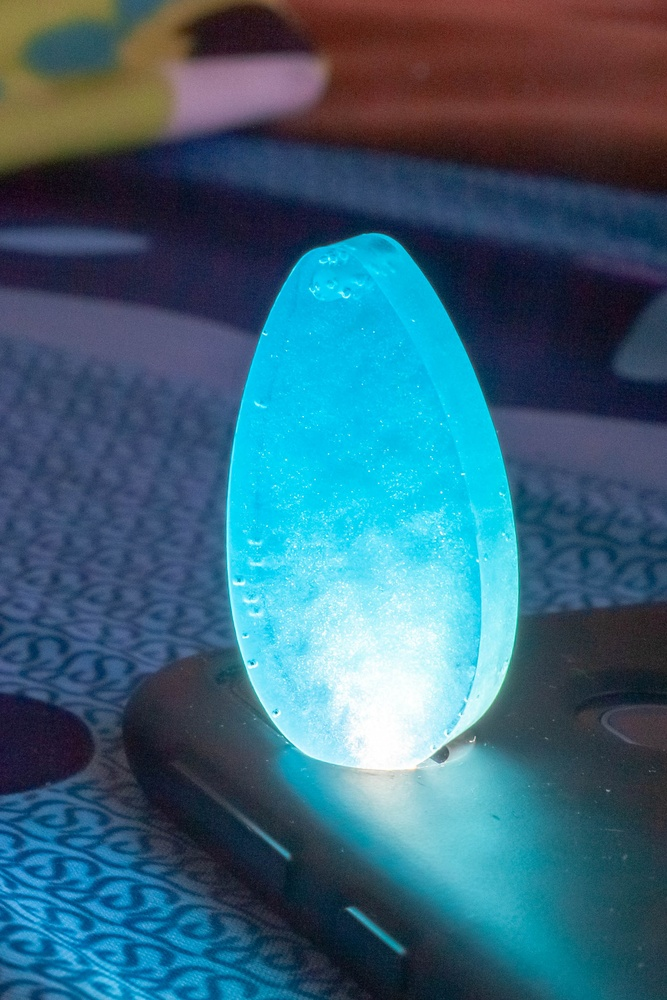
#> input picture cv-basics/color_conversion.jpg, 667 x 1000 px, shrunk from 1802 x 2703 before the run
$ python rotation.py
#> lines starting #> are read from the running program, lines starting #| are printed output that depends on the picture
import cv2
import imutils

if __name__ == '__main__':
    image = cv2.imread('color_conversion.jpg')
#> image is the input picture: shape (1000, 667, 3); mean B, G, R 119.6, 99.3, 56.9

    rotated_cv = cv2.rotate(image,cv2.ROTATE_90_COUNTERCLOCKWISE) #rotation with cropping image
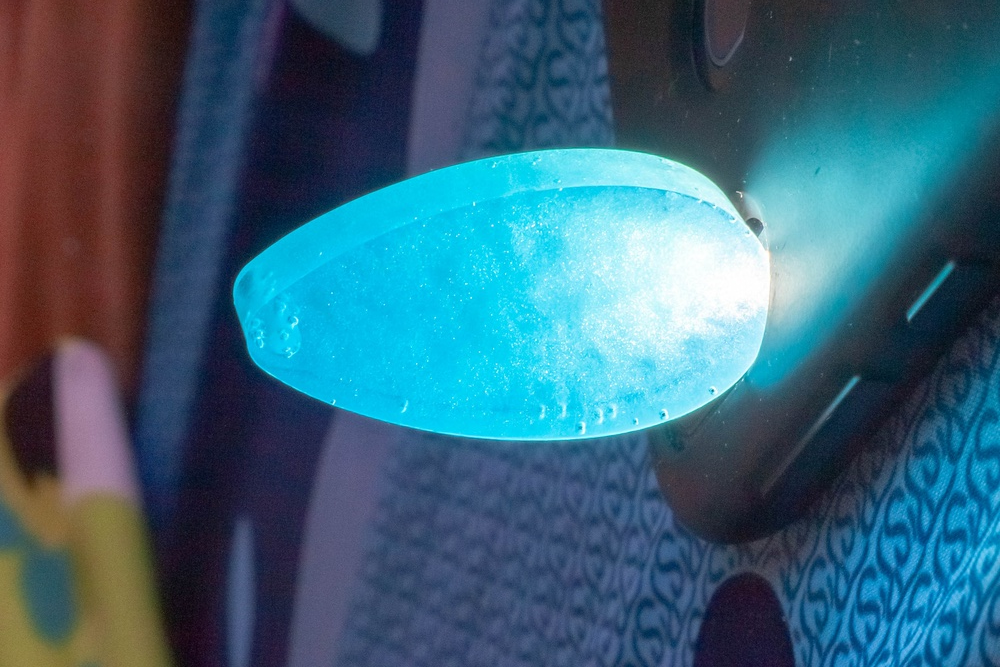
#> rotated_cv: shape (667, 1000, 3); mean B, G, R 119.6, 99.3, 56.9
    rotated_imutils = imutils.rotate(image,45) #rotation with cropping image
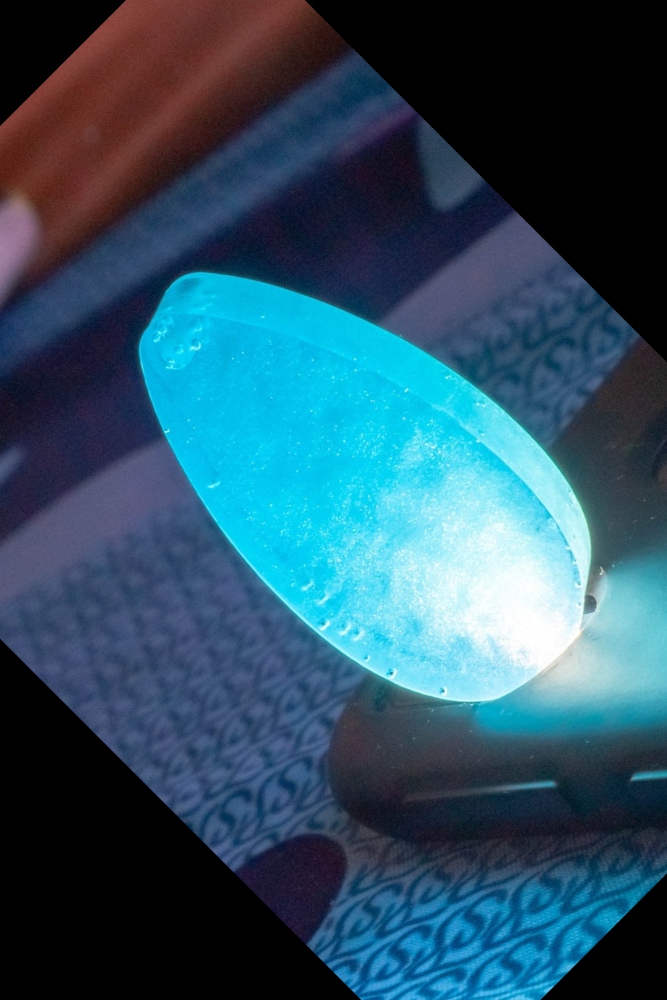
#> rotated_imutils: shape (1000, 667, 3); mean B, G, R 100.1, 81, 43.8
    rotated_bound = imutils.rotate_bound(image,-45) # rotation without cropping image
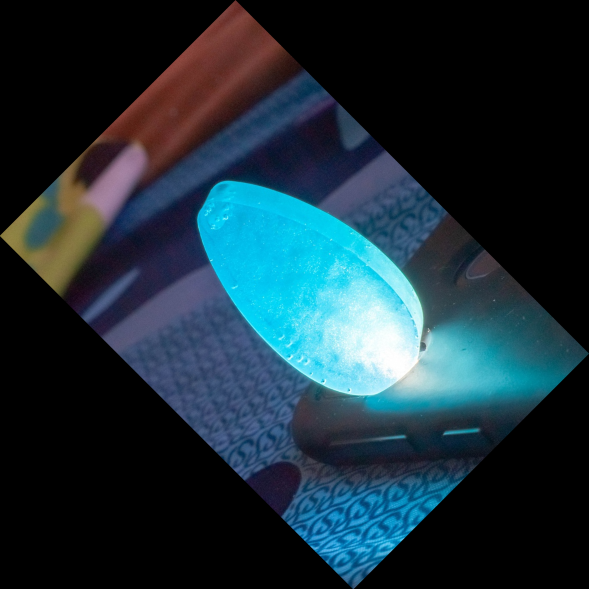
#> rotated_bound: shape (1178, 1178, 3) (shown at 1/2 size); mean B, G, R 57.5, 47.7, 27.4

    cv2.imshow('1', rotated_cv)
    cv2.imshow('2', rotated_imutils)
    cv2.imshow('3', rotated_bound)

    cv2.waitKey(0)
